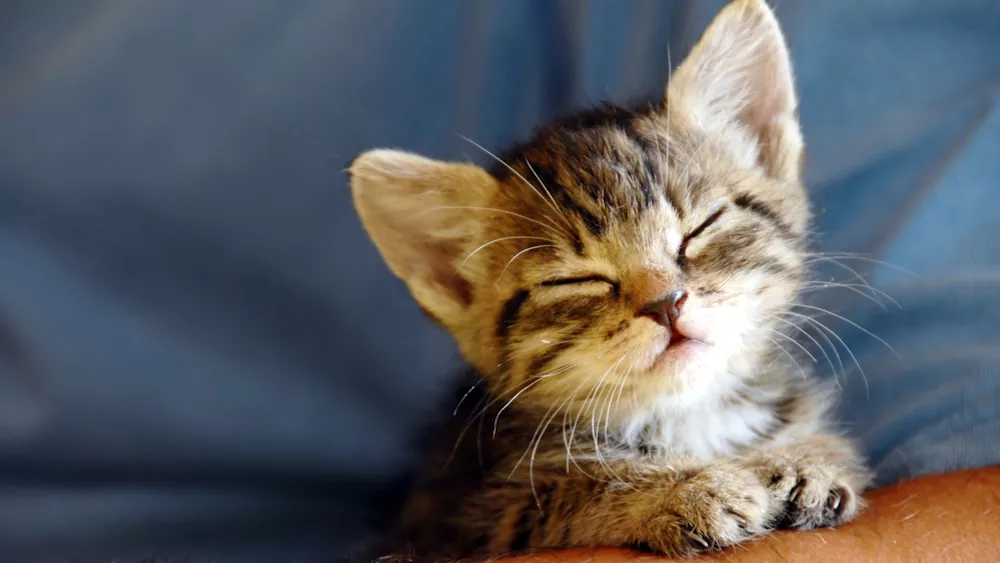
#> input picture ind/cat.jpg, 1000 x 563 px
$ jupyter execute --allow-errors ind.ipynb
#> lines starting #> are read from the running program, lines starting #| are printed output that depends on the picture; after the words box and inside, x2 and y2 are one past the last pixel; in counts of white or black regions, pixels touching at a corner belong together
### Задание
Считать цветное изображение, найти его контуры, вывести:

1. Все контуры
2. Половину контуров
3. Четверть контуров
4. Самый длинный контур

[cell 1]
import cv2
import numpy as np
import matplotlib.pyplot as plt

[cell 2]
img = cv2.imread('cat.jpg', 0)
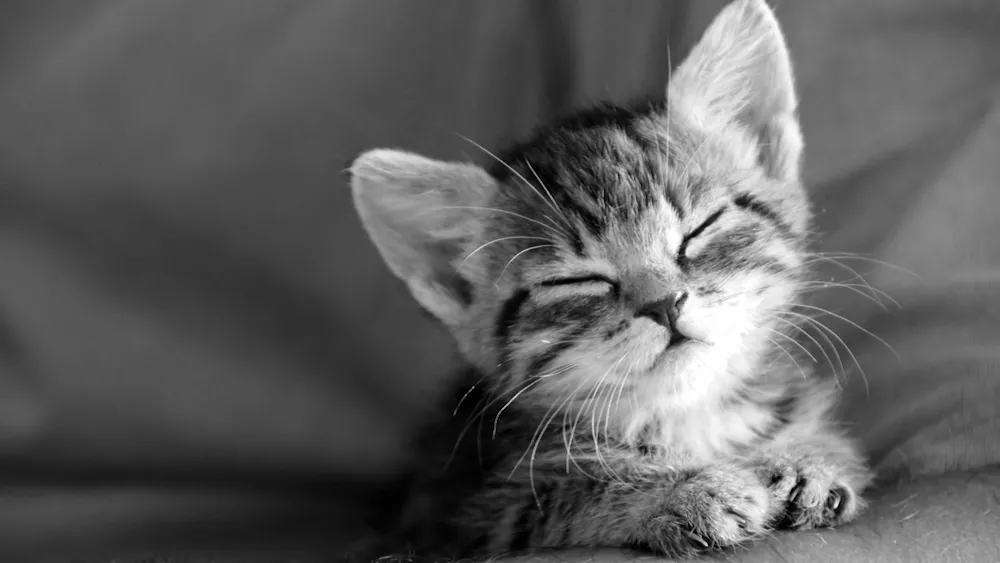
#> img: shape (563, 1000); min 0, max 255, mean 94.3
ret,thresh = cv2.threshold(img,128,255, cv2.THRESH_BINARY)
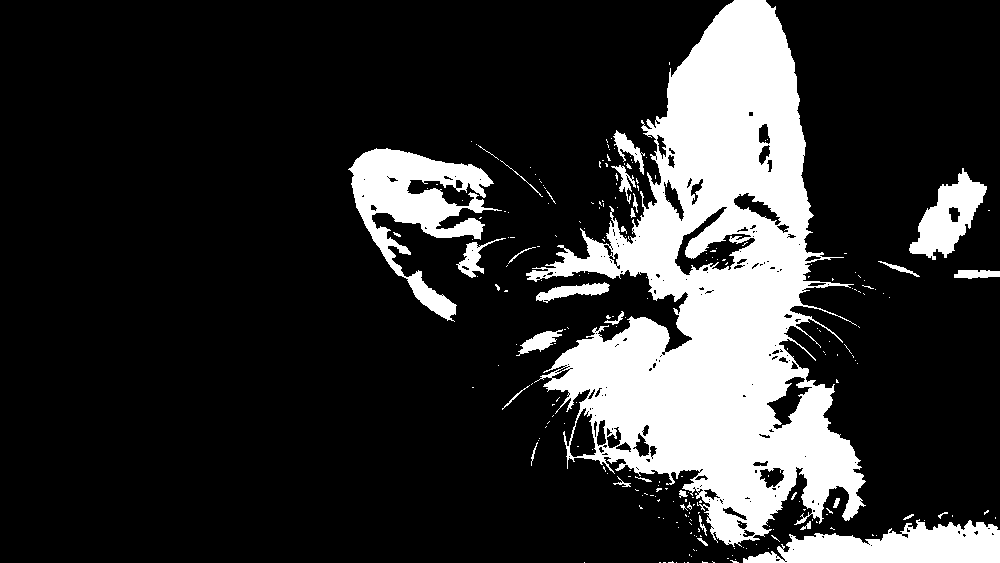
#> thresh: shape (563, 1000); 19.1% white; 236 white regions (204 under 20 px), largest, box (x1, y1, x2, y2) and area: (526, 0, 866, 547) 83163, (348, 148, 502, 322) 9560, (743, 519, 1000, 563) 7081
#> (the rest of this cell did not finish here and is left out)

#> (a cell that did not finish here is left out)

### Найдем все контуры

[cell 4]
mask = np.zeros(img.shape,np.uint8)
#> (the rest of this cell did not finish here and is left out)

### Найдем половину контуров

[cell 5]
i = 0
cnt = []
#> (the rest of this cell did not finish here and is left out)

[cell 6]
mask = np.zeros(img.shape,np.uint8)
half_count = cv2.drawContours(mask,cnt,-1,255,2)
#> mask: shape (563, 1000); every value is 0
#plt.imshow(mask, cmap='gray');
